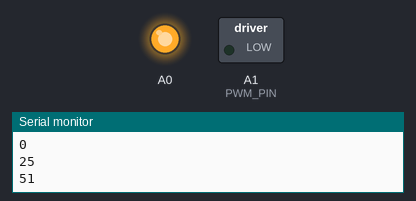
Recording of a sketch running on a simulated Arduino Zero (SAMD21). Shown: switched loads named in the sketch (green lamp = pin HIGH), output pins drawn as LEDs (lit = HIGH), the last lines printed to the serial monitor.

Above: at 9.0 s.
At 25.5 s:
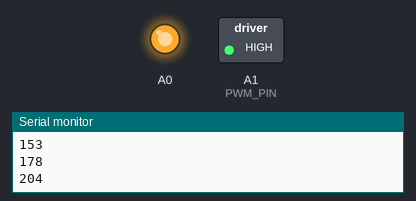
Timing chart, 0 to 45.5 s (numbered marks = the images above):
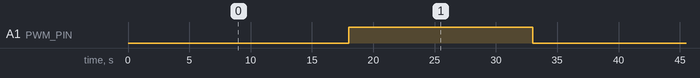

Measured:
- by itself, A1 (PWM_PIN): alternates HIGH for 15.0 s and LOW for 20.0 s

The sketch:

Lazo_Abierto.ino
```cpp
/**
 * @file lazo_abierto.ino
 * @brief Control de velocidad en lazo abierto mediante modulación por ancho de pulso (PWM).
 *
 * Este programa incrementa el ciclo de trabajo del PWM desde 0% hasta 100% en pasos de 10%,
 * manteniendo cada valor por 3 segundos. Luego, apaga el motor por 2 segundos.
 * El objetivo es observar el comportamiento del sistema en lazo abierto.
 *
 * @authors Angie Paola Jaramillo Ortega,
 *          Juan Manuel Rivera Florez
 *
 *
 * @date 04-05-2025
 */


#define PWM_PIN           15      // Pin de salida PWM
#define PWM_FREQ          250     // Frecuencia del PWM en Hz
#define PWM_RESOLUTION    8     // Resolución del PWM (8 bits)
// #define PWM_CYCLE         30      // Ciclo de trabajo en % (0 a 100)


/**
 * @brief Función de interrupción para contar los pulsos del encoder
 *
 * Esta función se ejecuta cada vez que se detecta un pulso en el pin del encoder.
 * Incrementa el contador de pulsos.
 */
void setup() {
  Serial.begin(115200);
  pinMode(PWM_PIN, OUTPUT);
  pinMode(14, OUTPUT);
  digitalWrite(14, HIGH);

  //Configurar la frecuencia y resolución del PWM
  analogWriteFreq(PWM_FREQ);
  analogWriteResolution(PWM_RESOLUTION);
  // int valorPWM = map(PWM_CYCLE, 0, 100, 0, PWM_RESOLUTION); // Calcular el valor PWM correspondiente al porcentaje
  // analogWrite(PWM_PIN, valorPWM);
}


/**
 * @brief Función principal del programa
 *
 * En esta función se incrementa el ciclo de trabajo del PWM desde 0% hasta 100% en pasos de 10%,
 * manteniendo cada valor por 3 segundos. Luego, apaga el motor por 2 segundos.
 */
void loop() {
  for(int ciclo = 0; ciclo <= 100; ciclo += 10) {  // Incrementos de 10%
    int valorPWM = map(ciclo, 0, 100, 0, 255);
    analogWrite(PWM_PIN, valorPWM);
    Serial.println(valorPWM);
    // Mantener este ciclo de trabajo por 3 segundos
    delay(3000);
  }
  // Apagar el motor completamente por 2 segundos
  analogWrite(PWM_PIN, 0);
  delay(2000);
}
```
